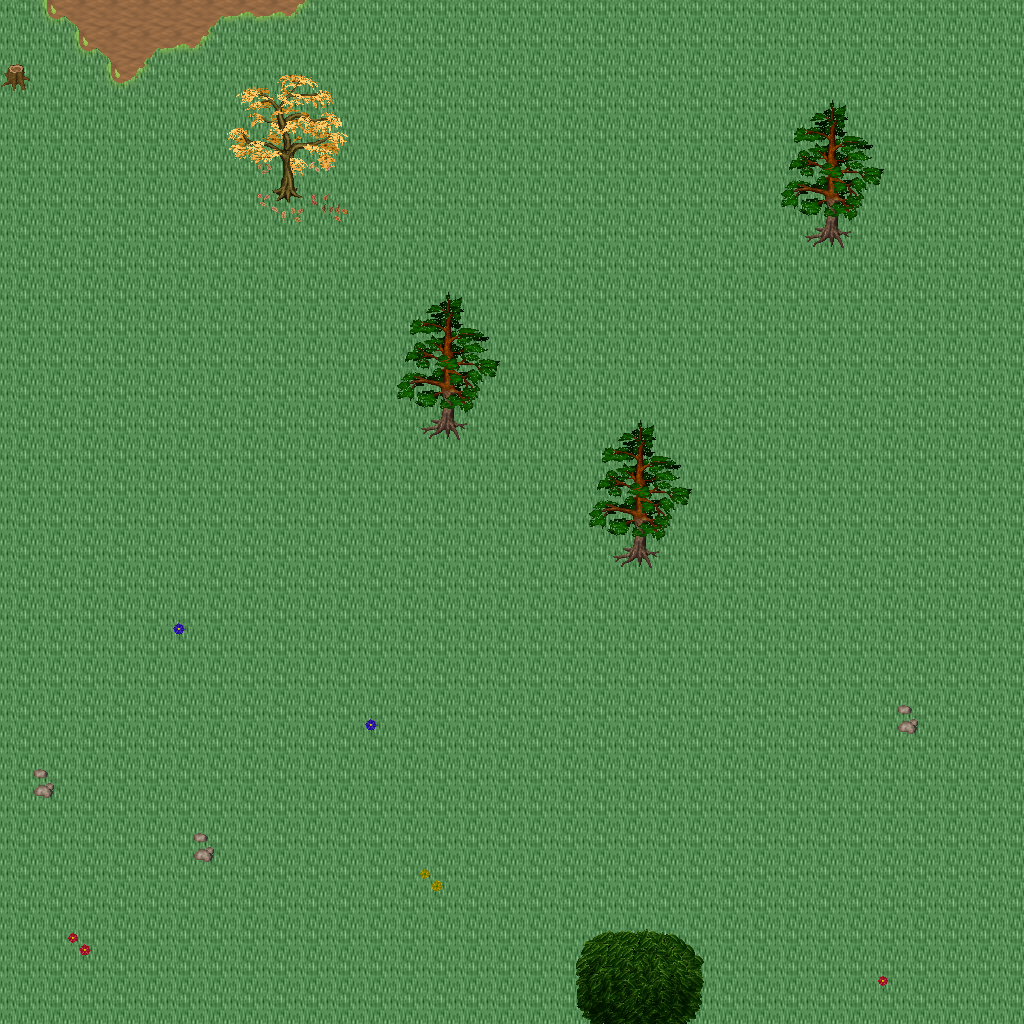

Rendered tile map (Tiled .tmx) drawn with the repository's tilesets; below, a short description and the map source with its tile grids summarised:
An orthogonal 32x32 tile map with 32x32 px tiles, 5 tile layers (Ground, Objects, Objects2, Above, ...), 1 hidden layer not drawn, 20 tilesets.

<map version="1.10" tiledversion="1.11.0" orientation="orthogonal" renderorder="right-down" width="32" height="32" tilewidth="32" tileheight="32" infinite="0" nextlayerid="11" nextobjectid="1">
 <tileset firstgid="1" name="logic_collision" tilewidth="32" tileheight="32" tilecount="1" columns="1">
  <image source="../drawable/logic_collision.png" width="32" height="32" />
 </tileset>
 <tileset firstgid="2" name="ground_ground" tilewidth="32" tileheight="32" tilecount="33" columns="3">
  <image source="../drawable/ground_ground.png" width="96" height="352" />
 </tileset>
 <tileset firstgid="35" name="ground_rock_pebbles" tilewidth="32" tileheight="32" tilecount="3" columns="1">
  <image source="../drawable/ground_rock_pebbles.png" width="32" height="96" />
 </tileset>
 <tileset firstgid="38" name="ground_grass_corners" tilewidth="32" tileheight="32" tilecount="24" columns="6">
  <image source="../drawable/ground_grass_corners.png" width="192" height="128" />
 </tileset>
 <tileset firstgid="62" name="ground_grass_edges" tilewidth="32" tileheight="32" tilecount="36" columns="12">
  <image source="../drawable/ground_grass_edges.png" width="384" height="96" />
 </tileset>
 <tileset firstgid="98" name="ground_grass_2" tilewidth="32" tileheight="32" tilecount="21" columns="3">
  <image source="../drawable/ground_grass_2.png" width="96" height="224" />
 </tileset>
 <tileset firstgid="119" name="plant_leaves" tilewidth="32" tileheight="32" tilecount="8" columns="4">
  <image source="../drawable/plant_leaves.png" width="128" height="64" />
 </tileset>
 <tileset firstgid="127" name="plant_tree_tree_darkgreen" tilewidth="32" tileheight="32" tilecount="88" columns="8">
  <image source="../drawable/plant_tree_tree_darkgreen.png" width="256" height="352" />
 </tileset>
 <tileset firstgid="215" name="plant_tree_fall_trees" tilewidth="32" tileheight="32" tilecount="40" columns="8">
  <image source="../drawable/plant_tree_fall_trees.png" width="256" height="160" />
 </tileset>
 <tileset firstgid="255" name="plant_tree_pine_tree" tilewidth="32" tileheight="32" tilecount="20" columns="4">
  <image source="../drawable/plant_tree_pine_tree.png" width="128" height="160" />
 </tileset>
 <tileset firstgid="275" name="plant_stump_hollow_logs" tilewidth="32" tileheight="32" tilecount="6" columns="3">
  <image source="../drawable/plant_stump_hollow_logs.png" width="96" height="64" />
 </tileset>
 <tileset firstgid="281" name="plant_stump_small_stump" tilewidth="32" tileheight="32" tilecount="4" columns="2">
  <image source="../drawable/plant_stump_small_stump.png" width="64" height="64" />
 </tileset>
 <tileset firstgid="285" name="plant_stump_stump_purple" tilewidth="32" tileheight="32" tilecount="4" columns="2">
  <image source="../drawable/plant_stump_stump_purple.png" width="64" height="64" />
 </tileset>
 <tileset firstgid="289" name="plant_flower_daisy_blue" tilewidth="32" tileheight="32" tilecount="8" columns="2">
  <image source="../drawable/plant_flower_daisy_blue.png" width="64" height="128" />
 </tileset>
 <tileset firstgid="297" name="plant_flower_daisy_red" tilewidth="32" tileheight="32" tilecount="8" columns="2">
  <image source="../drawable/plant_flower_daisy_red.png" width="64" height="128" />
 </tileset>
 <tileset firstgid="305" name="plant_flower_daisy_white" tilewidth="32" tileheight="32" tilecount="8" columns="2">
  <image source="../drawable/plant_flower_daisy_white.png" width="64" height="128" />
 </tileset>
 <tileset firstgid="313" name="plant_flower_daisy_yellow" tilewidth="32" tileheight="32" tilecount="8" columns="2">
  <image source="../drawable/plant_flower_daisy_yellow.png" width="64" height="128" />
 </tileset>
 <tileset firstgid="321" name="logic_creature_animal" tilewidth="32" tileheight="32" tilecount="32" columns="8">
  <image source="../drawable/logic_creature_animal.png" width="256" height="128" />
 </tileset>
 <tileset firstgid="353" name="logic_creature_reptile" tilewidth="32" tileheight="32" tilecount="7" columns="7">
  <image source="../drawable/logic_creature_reptile.png" width="224" height="32" />
 </tileset>
 <tileset firstgid="360" name="logic_creature_fowl" tilewidth="32" tileheight="32" tilecount="6" columns="6">
  <image source="../drawable/logic_creature_fowl.png" width="192" height="32" />
 </tileset>
 <layer id="1" name="Ground" width="32" height="32">
  <data>[1024 cells, 1024 non-empty, 2 distinct tile ids]</data>
 </layer>
 <layer id="2" name="Objects" width="32" height="32">
  <data>[1024 cells, 30 non-empty, 15 distinct tile ids]</data>
 </layer>
 <layer id="3" name="Objects2" width="32" height="32">
  <data>[1024 cells, 6 non-empty, 6 distinct tile ids]</data>
 </layer>
 <layer id="4" name="Above" width="32" height="32">
  <data>[1024 cells, 76 non-empty, 44 distinct tile ids]</data>
 </layer>
 <layer id="5" name="Above2" width="32" height="32">
  <data>[1024 cells, 0 non-empty, 0 distinct tile ids]</data>
 </layer>
 <layer id="6" name="Walkable" width="32" height="32" visible="0">
  <data>[1024 cells, 9 non-empty, 1 distinct tile ids]</data>
 </layer>
 <objectgroup id="7" name="Mapevents" />
 <objectgroup id="8" name="Spawn" />
 <objectgroup id="9" name="Keys" />
 <objectgroup id="10" name="Replace" />
</map>
